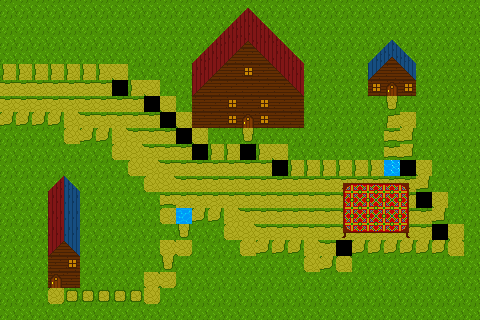

Rendered tile map (Tiled .tmx) drawn with the repository's tilesets; below, a short description and the full map source, tile grids included:
An orthogonal 30x20 tile map with 16x16 px tiles, 4 tile layers (grass, path, Buildings, Decorations), 1 hidden layer not drawn, 3 tilesets.

<map version="1.10" tiledversion="1.11.2" orientation="orthogonal" renderorder="right-down" width="30" height="20" tilewidth="16" tileheight="16" infinite="0" nextlayerid="8" nextobjectid="1">
 <tileset firstgid="1" source="../TileSets/WovenMoriGrassPath.tsx" />
 <tileset firstgid="57" source="../TileSets/WovenMoriDecorations.tsx" />
 <tileset firstgid="69" source="../TileSets/WovenMoriWoodHouse.tsx" />
 <layer id="6" name="grass" width="30" height="20">
  <data encoding="csv">
1,1,1,1,1,1,1,1,1,1,1,1,1,1,1,1,1,1,1,1,1,1,1,1,1,1,1,1,1,1,
1,1,1,1,1,1,1,1,1,1,1,1,1,1,1,1,1,1,1,1,1,1,1,1,1,1,1,1,1,1,
1,1,1,1,1,1,1,1,1,1,1,1,1,1,1,1,1,1,1,1,1,1,1,1,1,1,1,1,1,1,
1,1,1,1,1,1,1,1,1,1,1,1,1,1,1,1,1,1,1,1,1,1,1,1,1,1,1,1,1,1,
0,0,0,0,0,0,0,0,1,1,1,1,1,1,1,1,1,1,1,1,1,1,1,1,1,1,1,1,1,1,
0,0,0,0,0,0,0,0,0,0,1,1,1,1,1,1,1,1,1,1,1,1,1,1,0,1,1,1,1,1,
0,0,0,0,0,0,0,0,0,0,0,1,1,1,1,1,1,1,1,1,1,1,1,1,0,1,1,1,1,1,
0,0,0,0,0,0,0,0,0,0,0,0,1,1,1,0,1,1,1,1,1,1,1,1,0,0,1,1,1,1,
1,1,1,1,0,0,0,0,0,0,0,0,0,1,1,0,1,1,1,1,1,1,1,1,0,0,1,1,1,1,
1,1,1,1,1,1,1,0,0,0,0,0,0,0,0,0,0,0,1,1,1,1,1,1,0,0,1,1,1,1,
1,1,1,1,1,1,1,1,0,0,0,0,0,0,0,0,0,0,0,0,0,0,0,0,0,0,0,1,1,1,
1,1,1,1,1,1,1,1,1,0,0,0,0,0,0,0,0,0,0,0,0,0,0,0,0,0,0,1,1,1,
1,1,1,1,1,1,1,1,1,1,0,0,0,0,0,0,0,0,0,0,0,0,0,0,0,0,0,0,1,1,
1,1,1,1,1,1,1,1,1,1,0,0,0,0,0,0,0,0,0,0,0,0,0,0,0,0,0,0,1,1,
1,1,1,1,1,1,1,1,1,1,1,0,1,1,0,0,0,0,0,0,0,0,0,0,0,0,0,0,0,1,
1,1,1,1,1,1,1,1,1,1,0,0,1,1,1,0,0,0,0,0,0,0,0,0,0,0,0,0,0,1,
1,1,1,1,1,1,1,1,1,1,0,1,1,1,1,1,1,1,1,0,0,0,1,1,1,1,1,1,1,1,
1,1,1,0,1,1,1,1,1,0,0,1,1,1,1,1,1,1,1,1,1,1,1,1,1,1,1,1,1,1,
1,1,1,0,0,0,0,0,0,0,1,1,1,1,1,1,1,1,1,1,1,1,1,1,1,1,1,1,1,1,
1,1,1,1,1,1,1,1,1,1,1,1,1,1,1,1,1,1,1,1,1,1,1,1,1,1,1,1,1,1
</data>
 </layer>
 <layer id="2" name="path" width="30" height="20">
  <data encoding="csv">
0,0,0,0,0,0,0,0,0,0,0,0,0,0,0,0,0,0,0,0,0,0,0,0,0,0,0,0,0,0,
0,0,0,0,0,0,0,0,0,0,0,0,0,0,0,0,0,0,0,0,0,0,0,0,0,0,0,0,0,0,
0,0,0,0,0,0,0,0,0,0,0,0,0,0,0,0,0,0,0,0,0,0,0,0,0,0,0,0,0,0,
0,0,0,0,0,0,0,0,0,0,0,0,0,0,0,0,0,0,0,0,0,0,0,0,0,0,0,0,0,0,
3,3,3,3,3,3,3,22,0,0,0,0,0,0,0,0,0,0,0,0,0,0,0,0,0,0,0,0,0,0,
2,2,2,2,2,2,2,46,3,22,0,0,0,0,0,0,0,0,0,0,0,0,0,0,29,0,0,0,0,0,
2,2,2,2,2,2,2,2,2,46,22,0,0,0,0,0,0,0,0,0,0,0,0,0,19,0,0,0,0,0,
15,15,15,15,34,2,2,2,2,2,46,22,0,0,0,29,0,0,0,0,0,0,0,0,8,22,0,0,0,0,
0,0,0,0,23,15,15,34,2,2,2,46,22,0,0,19,0,0,0,0,0,0,0,0,7,11,0,0,0,0,
0,0,0,0,0,0,0,23,34,2,2,2,46,3,3,45,3,22,0,0,0,0,0,0,7,11,0,0,0,0,
0,0,0,0,0,0,0,0,23,34,2,2,2,2,2,2,2,46,3,3,3,3,3,3,42,46,22,0,0,0,
0,0,0,0,0,0,0,0,0,23,34,2,2,2,2,2,2,2,2,2,2,2,2,2,2,2,11,0,0,0,
0,0,0,0,0,0,0,0,0,0,7,2,2,2,2,2,2,2,2,2,2,2,2,2,2,2,46,22,0,0,
0,0,0,0,0,0,0,0,0,0,23,40,15,15,34,2,2,2,2,2,2,2,2,2,2,2,2,11,0,0,
0,0,0,0,0,0,0,0,0,0,0,19,0,0,23,34,2,2,2,2,2,2,2,2,2,2,2,46,22,0,
0,0,0,0,0,0,0,0,0,0,25,28,0,0,0,23,15,15,15,34,2,48,15,15,15,15,15,15,24,0,
0,0,0,0,0,0,0,0,0,0,19,0,0,0,0,0,0,0,0,23,15,24,0,0,0,0,0,0,0,0,
0,0,0,29,0,0,0,0,0,25,28,0,0,0,0,0,0,0,0,0,0,0,0,0,0,0,0,0,0,0,
0,0,0,27,20,20,20,20,20,28,0,0,0,0,0,0,0,0,0,0,0,0,0,0,0,0,0,0,0,0,
0,0,0,0,0,0,0,0,0,0,0,0,0,0,0,0,0,0,0,0,0,0,0,0,0,0,0,0,0,0
</data>
 </layer>
 <layer id="1" name="layout" width="30" height="20" visible="0" opacity="0.42">
  <data encoding="csv">
1,1,1,1,1,1,1,1,1,1,1,1,1,1,1,1,1,1,1,1,1,1,1,1,1,1,1,1,1,1,
1,1,1,1,1,1,1,1,1,1,1,1,1,1,1,1,1,1,1,1,1,1,1,1,1,1,1,1,1,1,
1,1,1,1,1,1,1,1,1,1,1,1,1,1,1,1,1,1,1,1,1,1,1,1,1,1,1,1,1,1,
1,1,1,1,1,1,1,1,1,1,1,1,1,1,1,1,1,1,1,1,1,1,1,1,1,1,1,1,1,1,
2,2,2,2,2,2,2,2,1,1,1,1,1,1,1,1,1,1,1,1,1,1,1,1,1,1,1,1,1,1,
2,2,2,2,2,2,2,2,2,2,1,1,1,1,1,1,1,1,1,1,1,1,1,1,2,1,1,1,1,1,
2,2,2,2,2,2,2,2,2,2,2,1,1,1,1,1,1,1,1,1,1,1,1,1,2,1,1,1,1,1,
2,2,2,2,2,2,2,2,2,2,2,2,1,1,1,2,1,1,1,1,1,1,1,1,2,2,1,1,1,1,
1,1,1,1,2,2,2,2,2,2,2,2,2,1,1,2,1,1,1,1,1,1,1,1,2,2,1,1,1,1,
1,1,1,1,1,1,1,2,2,2,2,2,2,2,2,2,2,2,1,1,1,1,1,1,2,2,1,1,1,1,
1,1,1,1,1,1,1,1,2,2,2,2,2,2,2,2,2,2,2,2,2,2,2,2,2,2,2,1,1,1,
1,1,1,1,1,1,1,1,1,2,2,2,2,2,2,2,2,2,2,2,2,2,2,2,2,2,2,1,1,1,
1,1,1,1,1,1,1,1,1,1,2,2,2,2,2,2,2,2,2,2,2,2,2,2,2,2,2,2,1,1,
1,1,1,1,1,1,1,1,1,1,2,2,2,2,2,2,2,2,2,2,2,2,2,2,2,2,2,2,1,1,
1,1,1,1,1,1,1,1,1,1,1,2,1,1,2,2,2,2,2,2,2,2,2,2,2,2,2,2,2,1,
1,1,1,1,1,1,1,1,1,1,2,2,1,1,1,2,2,2,2,2,2,2,2,2,2,2,2,2,2,1,
1,1,1,1,1,1,1,1,1,1,2,1,1,1,1,1,1,1,1,2,2,2,1,1,1,1,1,1,1,1,
1,1,1,2,1,1,1,1,1,2,2,1,1,1,1,1,1,1,1,1,1,1,1,1,1,1,1,1,1,1,
1,1,1,2,2,2,2,2,2,2,1,1,1,1,1,1,1,1,1,1,1,1,1,1,1,1,1,1,1,1,
1,1,1,1,1,1,1,1,1,1,1,1,1,1,1,1,1,1,1,1,1,1,1,1,1,1,1,1,1,1
</data>
 </layer>
 <layer id="7" name="Buildings" width="30" height="20">
  <data encoding="csv">
0,0,0,0,0,0,0,0,0,0,0,0,0,0,0,85,0,0,0,0,0,0,0,0,0,0,0,0,0,0,
0,0,0,0,0,0,0,0,0,0,0,0,0,0,84,82,83,0,0,0,0,0,0,0,0,0,0,0,0,0,
0,0,0,0,0,0,0,0,0,0,0,0,0,84,82,81,82,83,0,0,0,0,0,0,78,0,0,0,0,0,
0,0,0,0,0,0,0,0,0,0,0,0,84,82,80,70,79,82,83,0,0,0,0,77,74,76,0,0,0,0,
0,0,0,0,0,0,0,0,0,0,0,0,82,80,70,71,70,79,82,0,0,0,0,72,70,73,0,0,0,0,
0,0,0,0,0,0,0,0,0,0,0,0,80,70,70,70,70,70,79,0,0,0,0,71,69,71,0,0,0,0,
0,0,0,0,0,0,0,0,0,0,0,0,70,70,71,70,71,70,70,0,0,0,0,0,0,0,0,0,0,0,
0,0,0,0,0,0,0,0,0,0,0,0,70,70,71,69,71,70,70,0,0,0,0,0,0,0,0,0,0,0,
0,0,0,0,0,0,0,0,0,0,0,0,0,0,0,0,0,0,0,0,0,0,0,0,0,0,0,0,0,0,
0,0,0,0,0,0,0,0,0,0,0,0,0,0,0,0,0,0,0,0,0,0,0,0,0,0,0,0,0,0,
0,0,0,0,0,0,0,0,0,0,0,0,0,0,0,0,0,0,0,0,0,0,0,0,0,0,0,0,0,0,
0,0,0,84,76,0,0,0,0,0,0,0,0,0,0,0,0,0,0,0,0,0,0,0,0,0,0,0,0,0,
0,0,0,82,75,0,0,0,0,0,0,0,0,0,0,0,0,0,0,0,0,0,0,0,0,0,0,0,0,0,
0,0,0,82,75,0,0,0,0,0,0,0,0,0,0,0,0,0,0,0,0,0,0,0,0,0,0,0,0,0,
0,0,0,82,75,0,0,0,0,0,0,0,0,0,0,0,0,0,0,0,0,0,0,0,0,0,0,0,0,0,
0,0,0,80,73,0,0,0,0,0,0,0,0,0,0,0,0,0,0,0,0,0,0,0,0,0,0,0,0,0,
0,0,0,70,71,0,0,0,0,0,0,0,0,0,0,0,0,0,0,0,0,0,0,0,0,0,0,0,0,0,
0,0,0,69,70,0,0,0,0,0,0,0,0,0,0,0,0,0,0,0,0,0,0,0,0,0,0,0,0,0,
0,0,0,0,0,0,0,0,0,0,0,0,0,0,0,0,0,0,0,0,0,0,0,0,0,0,0,0,0,0,
0,0,0,0,0,0,0,0,0,0,0,0,0,0,0,0,0,0,0,0,0,0,0,0,0,0,0,0,0,0
</data>
 </layer>
 <layer id="4" name="Decorations" width="30" height="20">
  <data encoding="csv">
0,0,0,0,0,0,0,0,0,0,0,0,0,0,0,0,0,0,0,0,0,0,0,0,0,0,0,0,0,0,
0,0,0,0,0,0,0,0,0,0,0,0,0,0,0,0,0,0,0,0,0,0,0,0,0,0,0,0,0,0,
0,0,0,0,0,0,0,0,0,0,0,0,0,0,0,0,0,0,0,0,0,0,0,0,0,0,0,0,0,0,
0,0,0,0,0,0,0,0,0,0,0,0,0,0,0,0,0,0,0,0,0,0,0,0,0,0,0,0,0,0,
0,0,0,0,0,0,0,0,0,0,0,0,0,0,0,0,0,0,0,0,0,0,0,0,0,0,0,0,0,0,
0,0,0,0,0,0,0,0,0,0,0,0,0,0,0,0,0,0,0,0,0,0,0,0,0,0,0,0,0,0,
0,0,0,0,0,0,0,0,0,0,0,0,0,0,0,0,0,0,0,0,0,0,0,0,0,0,0,0,0,0,
0,0,0,0,0,0,0,0,0,0,0,0,0,0,0,0,0,0,0,0,0,0,0,0,0,0,0,0,0,0,
0,0,0,0,0,0,0,0,0,0,0,0,0,0,0,0,0,0,0,0,0,0,0,0,0,0,0,0,0,0,
0,0,0,0,0,0,0,0,0,0,0,0,0,0,0,0,0,0,0,0,0,0,0,0,0,0,0,0,0,0,
0,0,0,0,0,0,0,0,0,0,0,0,0,0,0,0,0,0,0,0,0,0,0,0,0,0,0,0,0,0,
0,0,0,0,0,0,0,0,0,0,0,0,0,0,0,0,0,0,0,0,0,60,61,61,61,62,0,0,0,0,
0,0,0,0,0,0,0,0,0,0,0,0,0,0,0,0,0,0,0,0,0,63,64,64,64,65,0,0,0,0,
0,0,0,0,0,0,0,0,0,0,0,0,0,0,0,0,0,0,0,0,0,63,64,64,64,65,0,0,0,0,
0,0,0,0,0,0,0,0,0,0,0,0,0,0,0,0,0,0,0,0,0,66,67,67,67,68,0,0,0,0,
0,0,0,0,0,0,0,0,0,0,0,0,0,0,0,0,0,0,0,0,0,0,0,0,0,0,0,0,0,0,
0,0,0,0,0,0,0,0,0,0,0,0,0,0,0,0,0,0,0,0,0,0,0,0,0,0,0,0,0,0,
0,0,0,0,0,0,0,0,0,0,0,0,0,0,0,0,0,0,0,0,0,0,0,0,0,0,0,0,0,0,
0,0,0,0,0,0,0,0,0,0,0,0,0,0,0,0,0,0,0,0,0,0,0,0,0,0,0,0,0,0,
0,0,0,0,0,0,0,0,0,0,0,0,0,0,0,0,0,0,0,0,0,0,0,0,0,0,0,0,0,0
</data>
 </layer>
</map>